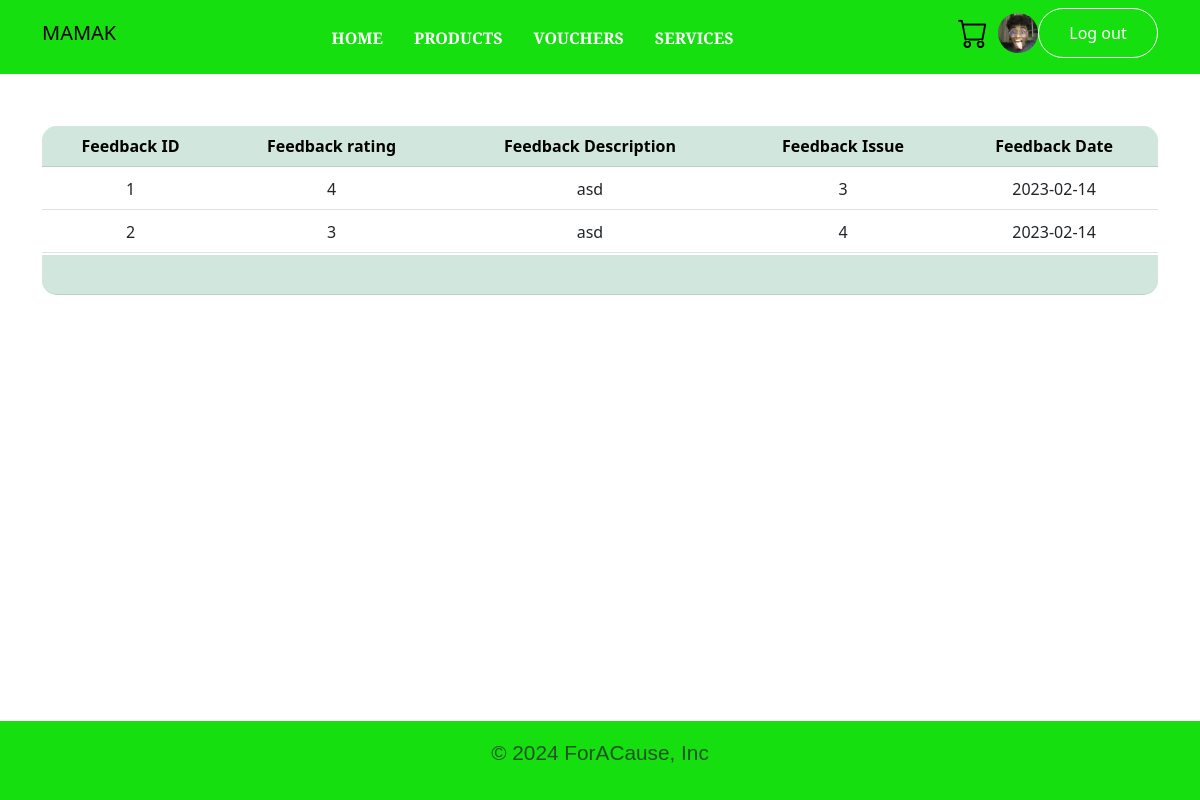
The page /serviceAdmin (signed in) on the database its author committed.
### Src/models.py (models this page shows, shortened)
class User(db.Model, UserMixin):
    id = db.Column(db.Integer, primary_key=True)
    username = db.Column(db.String(20), unique=True, nullable=False)
    email = db.Column(db.String(120), unique=True, nullable=False)
    image_file = db.Column(db.String(20), nullable=False,
                           default='default.jpg')
    password = db.Column(db.String(60), nullable=False)
    phone = db.Column(db.String(8), nullable=False)
    address = db.Column(db.String(80), nullable=False)
    secretQn = db.Column(db.String(80), nullable=False)
    isAdmin = db.Column(db.Boolean, nullable=False, default=False)
    balance = db.Column(db.Integer(), nullable=False, default=0)
    credit = db.Column(db.Integer(), nullable=False, default=0)
    carts = db.relationship('Cart', backref='user', lazy=True)
    redeemedvouchers = db.relationship('RedeemedVouchers', backref='user', lazy=True)

class Feedback(db.Model):
    id = db.Column(db.Integer, primary_key=True)
    rating = db.Column(db.Integer, nullable=False)
    description = db.Column(db.String(255), nullable=False)
    issue = db.Column(db.Integer, nullable=False)
    feedback_date = db.Column(db.Date, nullable=False)

### Src/routes.py (the view)
@app.route('/serviceAdmin')
@login_required
def serviceadmin():
    feedback_list = []
    feedbacks = Feedback.query.all()
    for feedback in feedbacks:
        feedback_list.append(feedback)
    return render_template('serviceAdmin.html', feedback_list=feedback_list, adminStat=True)

### Src/models.py (called while the page is built)
@login_manager.user_loader
def load_user(user_id):
    return User.query.get(int(user_id))

### Src/templates/serviceAdmin.html (shortened to what this page needs)
{% extends "base.html" %}
{% block content %}
<div class="container">
    <table class="table table-hover">
        <thead class="table-success">
            <tr>
                <th scope="col" class="topleft">Feedback ID</th>
                <th scope="col">Feedback rating</th>
                <th scope="col">Feedback Description </th>
                <th scope="col">Feedback Issue</th>
                <th scope="col" class="topright">Feedback Date</th>
            </tr>
        </thead>
        <tbody>
            {% for feedback in feedback_list %}
            <tr>
                <td>{{ feedback.id }}</td>
                <td>{{ feedback.rating }}</td>
                <td>{{ feedback.description }}</td>
                <td>{{ feedback.issue }}</td>
                <td>{{ feedback.feedback_date }}</td>
            </tr>
            {% endfor %}
        </tbody>
        <tfoot class="table-success">
            <tr>
                <th class="bottomleft"></th>
                <th></th>
                <th></th>
                <th></th>
                <th colspan='3' class="bottomright"></th>
            </tr>
        </tfoot>
    </table>
</div>
{% endblock %}

### Src/templates/includes/_navbar.html (shortened to what this page needs)
<nav class="navbar navbar-expand-lg pb-3">
  <div class="container">
    <div class="collapse navbar-collapse" id="navbarSupportedContent">
      {% if adminStat == True and current_user.isAdmin == True %}
      <a class="navbar-brand" href="{{ url_for('home')}}">MAMAK</a>
        <ul class=" navbar-nav m-auto mb-2 mb-lg-0">
          <li class="nav-item">
            <a class="nav-link" href="{{ url_for('accountadmin') }}">Accounts</a>
          </li>
          <li class="nav-item">
            <a class="nav-link" href="{{ url_for('productadmin') }}">Products</a>
          </li>
          <li class="nav-item">
            <a class="nav-link" href="{{ url_for('inventoryadmin') }}">
              Inventory
            </a>
          </li>
          <li class="nav-item">
            <a class="nav-link" href="{{ url_for('retrievevoucher') }}">
              Vouchers
            </a>
          </li>
          <li class="nav-item">
            <a class="nav-link" href="{{ url_for('serviceadmin') }}">Services</a>
          </li>
          <li class="nav-item">
            <a class="nav-link" href="/adminCustomer">Customer View</a>
          </li>
        </ul>
      {% else %}
      <a class="navbar-brand" href="{{ url_for('home')}}">MAMAK</a>
      <ul class=" navbar-nav m-auto mb-2 mb-lg-0">
        <li class="nav-item">
          <a class="nav-link" href="{{ url_for('home') }}">Home</a>
        </li>
        <li class="nav-item">
          <a class="nav-link" href="{{ url_for('product') }}">Products</a>
        </li>
        <li class="nav-item">
          <a class="nav-link" href="{{ url_for('voucher') }}">
            Vouchers
          </a>
        </li>
        <li class="nav-item">
          <a class="nav-link" href="{{ url_for('service') }}">Services</a>
        </li>
      </ul>
      {% endif %}
      {% if current_user.isAdmin == True %}
      <a href="{{ url_for('logout') }}"><button class="logout">Log out</button></a>
      {% elif current_user.is_authenticated %}
      <a href="{{ url_for('cart') }}"><span><i class="bi bi-cart"></i></span></a>
      <a href="{{ url_for('account') }}">
        <img src="{{ url_for('static', filename='images/' + current_user.image_file) }}"
             alt="Profile" class="rounded-circle" style="width: 40px; height: 40px; object-fit: cover;">
      </a>
      <a href="{{ url_for('logout') }}"><button class="logout">Log out</button></a>
      {% else %}
      <a href="{{ url_for('login') }}"><button class="acc">Login</button></a>
      <a href="{{ url_for('register') }}"><button class="acc">Register</button></a>
      {% endif %}
    </div>
  </div>
</nav>

### Src/static/css/style.css (style rules this page uses)
* { padding: 0; margin: 0; box-sizing: border-box; }
body { min-height: 100vh; display: flex; flex-direction: column; }
table { margin-top:50px; border-collapse: separate; border-spacing: 0 2px;; width: 100%; }
th, td { text-align: center; word-wrap: break-word; }
th { height:5vh; }
.topleft { border-top-left-radius: 15px; }
.topright { border-top-right-radius: 15px; }
.bottomleft { border-bottom-left-radius: 15px; }
.bottomright { border-bottom-right-radius: 15px; }
thead { background-color: rgb(185, 255, 189); }
tbody { background-color: rgb(242, 242, 242); }
.navbar, footer { background-color: rgb(22, 223, 15); }
.nav-item a { text-decoration: none; color: white; font-weight: 600; text-transform: uppercase; margin-right: 15px; font-family: 'Alegreya Sans SC', sans-serif; }
.bi-cart { font-size: 30px; color: black; cursor: pointer; padding-top: 5px; transition: all 0.4s; margin: 10px; }
.logout { height: 50px; width: 10vw; outline: none; background-color: transparent; color: white; border: 1px solid white; border-radius: 50px; transition: all; }
td { vertical-align: middle; }
a { text-decoration: none; }

### rows shown on the page
User: image_file (picture)
Feedback: id "1", rating "4", description "asd", issue "3", feedback_date "2023-02-14"
Feedback: id "2", rating "3", description "asd", issue "4", feedback_date "2023-02-14"
